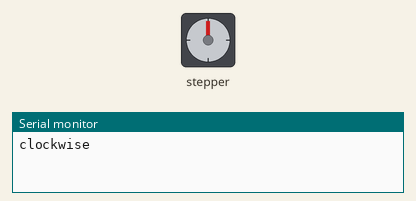
The sketch below on a simulated Arduino Uno, built with avr-gcc and run on an emulated ATmega328P. On the bench: stepper motor, the last lines printed to the serial monitor. Stepper angles assume 2048 steps per turn.

Above: at 0.05 s.
At 3.05 s:
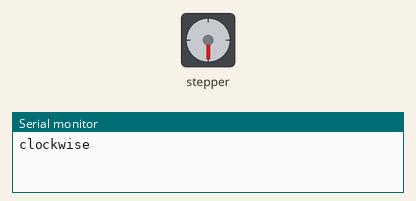
At 6.05 s:
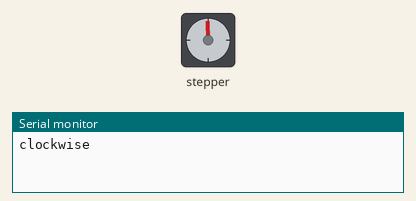
At 12.25 s:
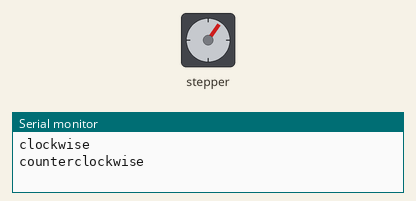
Timing chart, 0 to 18.3 s (numbered marks = the images above):
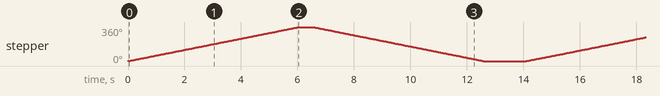

The sketch:

StepperTest.ino
```cpp
/*
 Stepper Motor Control - one revolution

 This program drives a unipolar or bipolar stepper motor.
 The motor is attached to digital pins 8 - 11 of the Arduino.

 The motor should revolve one revolution in one direction, then
 one revolution in the other direction.


 Created 11 Mar. 2007
 Modified 30 Nov. 2009
 by Tom Igoe

 */

#include <Stepper.h>

const int stepsPerRevolution = 2048;  // change this to fit the number of steps per revolution
// for your motor

// initialize the stepper library on pins 8 through 11:
Stepper myStepper(stepsPerRevolution, 1, 5, 3, 7);

void powerDownMotor() {
  digitalWrite(1, LOW);
  digitalWrite(3, LOW);
  digitalWrite(5, LOW);
  digitalWrite(7, LOW);
}

void setup() {
  // set the speed at 10 rpm:
  myStepper.setSpeed(10);
  // initialize the serial port:
  Serial.begin(115200);
}

void loop() {
  // step one revolution  in one direction:
  Serial.println("clockwise");
  myStepper.step(stepsPerRevolution);
  delay(500);

  // step one revolution in the other direction:
  Serial.println("counterclockwise");
  myStepper.step(-stepsPerRevolution);
  delay(500);

  // De-energize coils
  powerDownMotor();
  delay(1000);
}
```

Measured:
- by itself, stepper: turns 360° clockwise in 6.0 s, then 360° counter-clockwise in 6.0 s, repeating every 14.1 s
